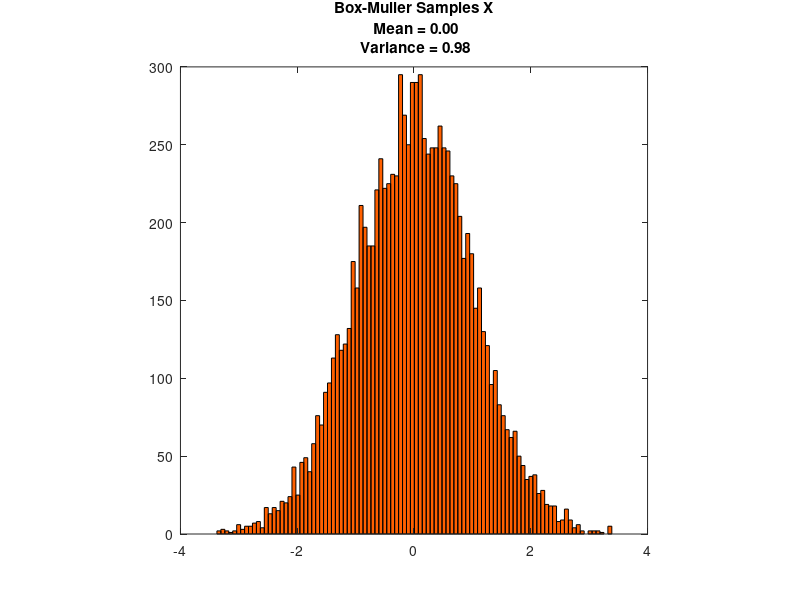
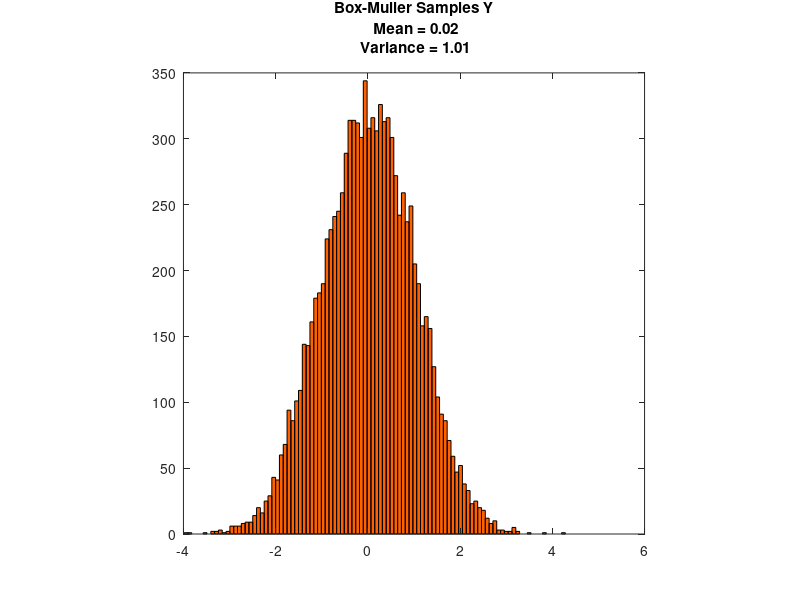
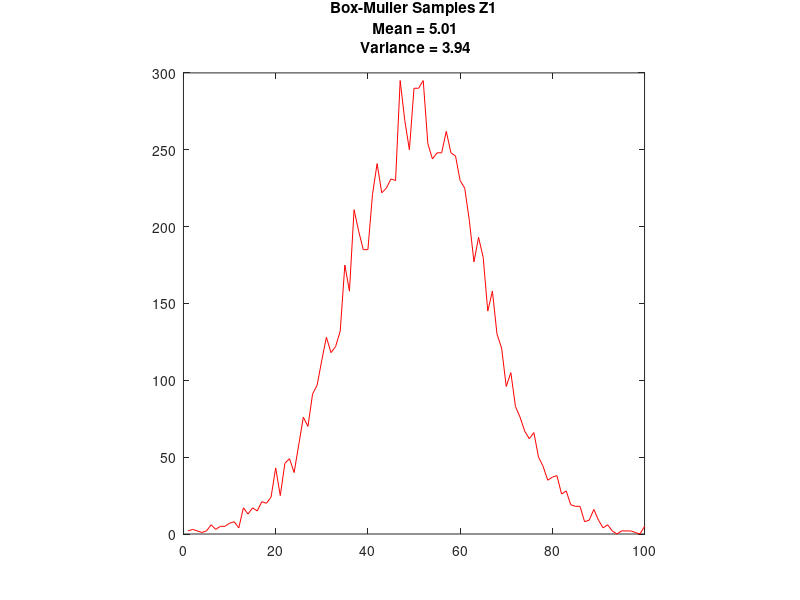
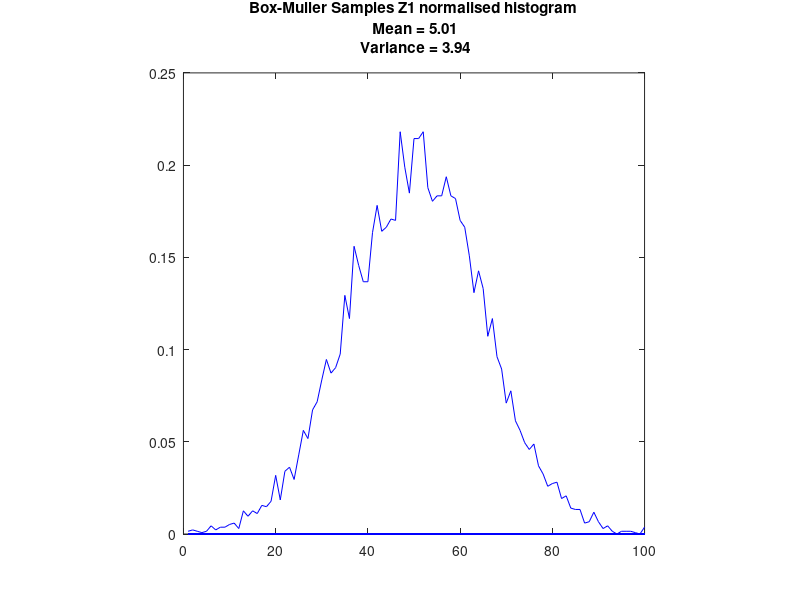

MATLAB code for these plots, in order:
% NORMAL SAMPLES USING BOX-MUELLER METHOD
% DRAW SAMPLES FROM PROPOSAL DISTRIBUTION
u = rand(2, 10000);
r = sqrt(-2*log(u(1,:)));
theta = 2*pi*u(2,:);
x = r.*cos(theta);
y = r.*sin(theta);
z1=2*x+5;
z2=2*y+5;

 
% DISPLAY BOX-MULLER SAMPLES
figure(1)
% X SAMPLES
hist(x,100)
colormap hot;axis square
title(sprintf('Box-Muller Samples X\n Mean = %1.2f\n Variance = %1.2f',mean(x),var(x)))

 
% Y SAMPLES
figure(2)
hist(y,100)
colormap hot;axis square
title(sprintf('Box-Muller Samples Y\n Mean = %1.2f\n Variance = %1.2f\n',mean(y),var(y)))

figure(3)
[ftshist,binpos] = hist(z1,100);
h_z1 = hist(z1,100);
plot(h_z1, 'r');
colormap hot;axis square
title(sprintf('Box-Muller Samples Z1\n Mean = %1.2f\n Variance = %1.2f\n',mean(z1),var(z1)))
h_z1_normalised= zeros(length(h_z1));
a=sum(h_z1)*(binpos(2)-binpos(1));
for i = 1:length(h_z1)
    h_z1_normalised(i)=h_z1(i)/a;
end
figure(4)
plot(h_z1_normalised, 'b');
colormap hot;axis square
title(sprintf('Box-Muller Samples Z1 normalised histogram\n Mean = %1.2f\n Variance = %1.2f\n',mean(z1),var(z1)))
    

